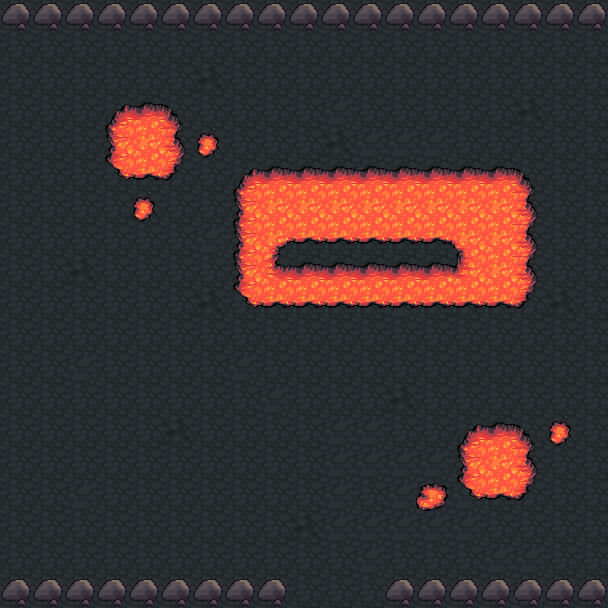

This game map was drawn from its Tiled (.tmx) file and the tilesets committed beside it. A one-line description and the trimmed map source follow:
An orthogonal 19x19 tile map with 32x32 px tiles, 2 tile layers (Tile Layer 1, Tile Layer 2) and 13 objects (level3, cave_1, cave_2, Well you see..`It started as me wanting ).

<map version="1.0" orientation="orthogonal" width="19" height="19" tilewidth="32" tileheight="32">
 <properties>
  <property name="music" value="Music/cave_theme.wav" />
 </properties>
 <tileset firstgid="1" name="terrain" tilewidth="32" tileheight="32">
  <image source="../terrain.png" width="672" height="736" />
 </tileset>
 <layer name="Tile Layer 1" width="19" height="19">
  <data>[361 cells, 361 non-empty, 3 distinct tile ids]</data>
 </layer>
 <layer name="Tile Layer 2" width="19" height="19">
  <data>[361 cells, 107 non-empty, 16 distinct tile ids]</data>
 </layer>
 <objectgroup name="walls" width="19" height="19">
  <object x="224" y="160" width="320" height="96" />
  <object x="96" y="96" width="96" height="64" />
  <object x="128" y="192" width="32" height="32" />
  <object x="192" y="128" width="32" height="32" />
  <object x="448" y="416" width="128" height="32" />
  <object x="416" y="480" width="32" height="32" />
  <object x="0" y="576" width="288" height="32" />
  <object x="384" y="576" width="224" height="32" />
  <object x="0" y="0" width="608" height="32" />
 </objectgroup>
 <objectgroup name="warps" width="19" height="19">
  <object name="level3" x="288" y="608" width="96" height="32" />
  <object name="cave_1" x="-32" y="32" width="32" height="544" />
  <object name="cave_2" x="608" y="32" width="32" height="544" />
 </objectgroup>
 <objectgroup name="npc" width="19" height="19">
  <object name="Well you see..`It started as me wanting to go for a swim...`Then I realized water isn't red, so now I'm here.`What? What's a &quot;Darwin award&quot;?" x="352" y="192" width="32" height="64" />
 </objectgroup>
</map>
